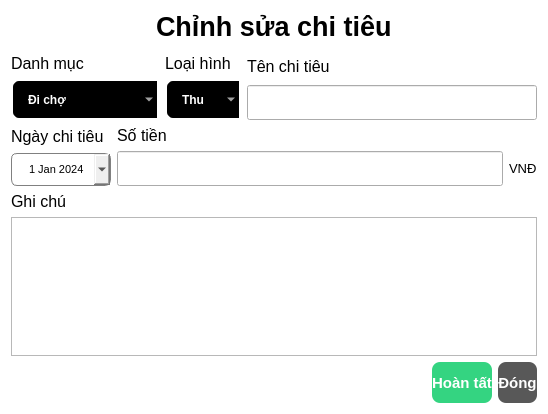
<?xml version="1.0" encoding="UTF-8"?>
<ui version="4.0">
 <class>chinhsuachitieu_Dialog</class>
 <widget class="QDialog" name="chinhsuachitieu_Dialog">
  <property name="geometry">
   <rect>
    <x>0</x>
    <y>0</y>
    <width>548</width>
    <height>414</height>
   </rect>
  </property>
  <property name="windowTitle">
   <string>Dialog</string>
  </property>
  <property name="styleSheet">
   <string notr="true">QDialog{
	background-color:white;
}

QlineEdit{
	border:1px solid gray;
	border-radius:6px;
	padding-left:15px;
	height:35px;
}

QDateEdit{
	border:1px solid gray;
	border-radius:6px;
	padding-left:15px;
	height:31px;
}
QComboBox{
	border:2px solid white;
	border-radius:8px;
	padding:1px 18px 1px 3px;
	background-color:black;
	color:white;
	height:35px;
	padding-left:15px;
	font-weight:bold;
	selection-background-color:#2980B9;
}</string>
  </property>
  <layout class="QGridLayout" name="gridLayout">
   <item row="0" column="0" colspan="2">
    <layout class="QVBoxLayout" name="verticalLayout_8">
     <item>
      <layout class="QVBoxLayout" name="verticalLayout_3">
       <item>
        <layout class="QHBoxLayout" name="horizontalLayout_5">
         <item>
          <spacer name="horizontalSpacer_2">
           <property name="orientation">
            <enum>Qt::Horizontal</enum>
           </property>
           <property name="sizeHint" stdset="0">
            <size>
             <width>40</width>
             <height>20</height>
            </size>
           </property>
          </spacer>
         </item>
         <item>
          <widget class="QLabel" name="ThemChitieumoi_label">
           <property name="font">
            <font>
             <pointsize>20</pointsize>
             <weight>75</weight>
             <bold>true</bold>
            </font>
           </property>
           <property name="text">
            <string>Chỉnh sửa chi tiêu</string>
           </property>
          </widget>
         </item>
         <item>
          <spacer name="horizontalSpacer_3">
           <property name="orientation">
            <enum>Qt::Horizontal</enum>
           </property>
           <property name="sizeHint" stdset="0">
            <size>
             <width>40</width>
             <height>20</height>
            </size>
           </property>
          </spacer>
         </item>
        </layout>
       </item>
       <item>
        <widget class="Line" name="line">
         <property name="orientation">
          <enum>Qt::Vertical</enum>
         </property>
        </widget>
       </item>
      </layout>
     </item>
     <item>
      <layout class="QHBoxLayout" name="horizontalLayout_2">
       <item>
        <layout class="QVBoxLayout" name="verticalLayout_2">
         <item>
          <widget class="QLabel" name="Chon_label">
           <property name="font">
            <font>
             <pointsize>12</pointsize>
            </font>
           </property>
           <property name="text">
            <string>Danh mục</string>
           </property>
          </widget>
         </item>
         <item>
          <widget class="QComboBox" name="Luachondanhmuc_combobox">
           <property name="font">
            <font>
             <weight>75</weight>
             <bold>true</bold>
             <kerning>true</kerning>
            </font>
           </property>
           <item>
            <property name="text">
             <string>Đi chợ</string>
            </property>
           </item>
           <item>
            <property name="text">
             <string>Y tế</string>
            </property>
           </item>
           <item>
            <property name="text">
             <string>Giải trí</string>
            </property>
           </item>
           <item>
            <property name="text">
             <string>Hóa đơn</string>
            </property>
           </item>
           <item>
            <property name="text">
             <string>Đầu tư, tiết kiệm</string>
            </property>
           </item>
           <item>
            <property name="text">
             <string>Khác</string>
            </property>
           </item>
           <item>
            <property name="text">
             <string>Ăn uống</string>
            </property>
           </item>
          </widget>
         </item>
        </layout>
       </item>
       <item>
        <layout class="QVBoxLayout" name="verticalLayout_7">
         <item>
          <widget class="QLabel" name="tenchitieu_label_2">
           <property name="font">
            <font>
             <pointsize>12</pointsize>
            </font>
           </property>
           <property name="text">
            <string>Loại hình</string>
           </property>
           <property name="margin">
            <number>5</number>
           </property>
          </widget>
         </item>
         <item>
          <widget class="QComboBox" name="luachonloaihinh">
           <item>
            <property name="text">
             <string>Thu</string>
            </property>
           </item>
           <item>
            <property name="text">
             <string>Chi</string>
            </property>
           </item>
          </widget>
         </item>
        </layout>
       </item>
       <item>
        <layout class="QVBoxLayout" name="verticalLayout_4">
         <item>
          <widget class="QLabel" name="tenchitieu_label">
           <property name="font">
            <font>
             <pointsize>12</pointsize>
            </font>
           </property>
           <property name="text">
            <string>Tên chi tiêu</string>
           </property>
           <property name="margin">
            <number>5</number>
           </property>
          </widget>
         </item>
         <item>
          <widget class="QLineEdit" name="nhaptenchitieu">
           <property name="minimumSize">
            <size>
             <width>0</width>
             <height>35</height>
            </size>
           </property>
           <property name="maximumSize">
            <size>
             <width>16777215</width>
             <height>35</height>
            </size>
           </property>
          </widget>
         </item>
        </layout>
       </item>
      </layout>
     </item>
     <item>
      <layout class="QHBoxLayout" name="horizontalLayout_4">
       <item>
        <layout class="QVBoxLayout" name="verticalLayout_6">
         <item>
          <widget class="QLabel" name="ngaychiteu_label">
           <property name="font">
            <font>
             <pointsize>12</pointsize>
            </font>
           </property>
           <property name="text">
            <string>Ngày chi tiêu</string>
           </property>
          </widget>
         </item>
         <item>
          <widget class="QDateEdit" name="chonngay_editdate">
           <property name="font">
            <font>
             <pointsize>8</pointsize>
            </font>
           </property>
           <property name="dateTime">
            <datetime>
             <hour>0</hour>
             <minute>0</minute>
             <second>0</second>
             <year>2024</year>
             <month>1</month>
             <day>1</day>
            </datetime>
           </property>
           <property name="calendarPopup">
            <bool>true</bool>
           </property>
          </widget>
         </item>
        </layout>
       </item>
       <item>
        <layout class="QHBoxLayout" name="horizontalLayout_6">
         <item>
          <layout class="QVBoxLayout" name="verticalLayout_5">
           <item>
            <widget class="QLabel" name="sotien_lable">
             <property name="font">
              <font>
               <pointsize>12</pointsize>
              </font>
             </property>
             <property name="text">
              <string>Số tiền</string>
             </property>
             <property name="margin">
              <number>5</number>
             </property>
            </widget>
           </item>
           <item>
            <layout class="QHBoxLayout" name="horizontalLayout_3">
             <item>
              <widget class="QLineEdit" name="nhapsotien_linedit">
               <property name="minimumSize">
                <size>
                 <width>0</width>
                 <height>35</height>
                </size>
               </property>
               <property name="maximumSize">
                <size>
                 <width>16777215</width>
                 <height>35</height>
                </size>
               </property>
              </widget>
             </item>
             <item>
              <widget class="QLabel" name="label">
               <property name="font">
                <font>
                 <pointsize>10</pointsize>
                </font>
               </property>
               <property name="text">
                <string>VNĐ</string>
               </property>
              </widget>
             </item>
            </layout>
           </item>
          </layout>
         </item>
        </layout>
       </item>
      </layout>
     </item>
    </layout>
   </item>
   <item row="1" column="0" colspan="2">
    <layout class="QVBoxLayout" name="verticalLayout">
     <item>
      <widget class="QLabel" name="Tenchitieu_label">
       <property name="font">
        <font>
         <pointsize>12</pointsize>
        </font>
       </property>
       <property name="text">
        <string>Ghi chú</string>
       </property>
      </widget>
     </item>
     <item>
      <widget class="QTextEdit" name="ghichu_text">
       <property name="font">
        <font>
         <pointsize>10</pointsize>
        </font>
       </property>
      </widget>
     </item>
    </layout>
   </item>
   <item row="2" column="0">
    <spacer name="horizontalSpacer">
     <property name="orientation">
      <enum>Qt::Horizontal</enum>
     </property>
     <property name="sizeHint" stdset="0">
      <size>
       <width>411</width>
       <height>20</height>
      </size>
     </property>
    </spacer>
   </item>
   <item row="2" column="1">
    <layout class="QHBoxLayout" name="horizontalLayout">
     <item>
      <widget class="QPushButton" name="hoantat_btn">
       <property name="minimumSize">
        <size>
         <width>0</width>
         <height>41</height>
        </size>
       </property>
       <property name="styleSheet">
        <string notr="true">QPushButton{
	background-color: #34D481;
	color:white;
	border:none;
	border-radius:8px;
	font-weight:bold;
	font-size:15px;
}</string>
       </property>
       <property name="text">
        <string>Hoàn tất</string>
       </property>
      </widget>
     </item>
     <item>
      <widget class="QPushButton" name="pushButton_2">
       <property name="minimumSize">
        <size>
         <width>0</width>
         <height>41</height>
        </size>
       </property>
       <property name="styleSheet">
        <string notr="true">QPushButton{
	background-color: #585858;
	color:white;
	border:none;
	border-radius:8px;
	font-weight:bold;
	font-size:15px;
}</string>
       </property>
       <property name="text">
        <string>Đóng</string>
       </property>
      </widget>
     </item>
    </layout>
   </item>
  </layout>
 </widget>
 <resources/>
 <connections/>
</ui>
